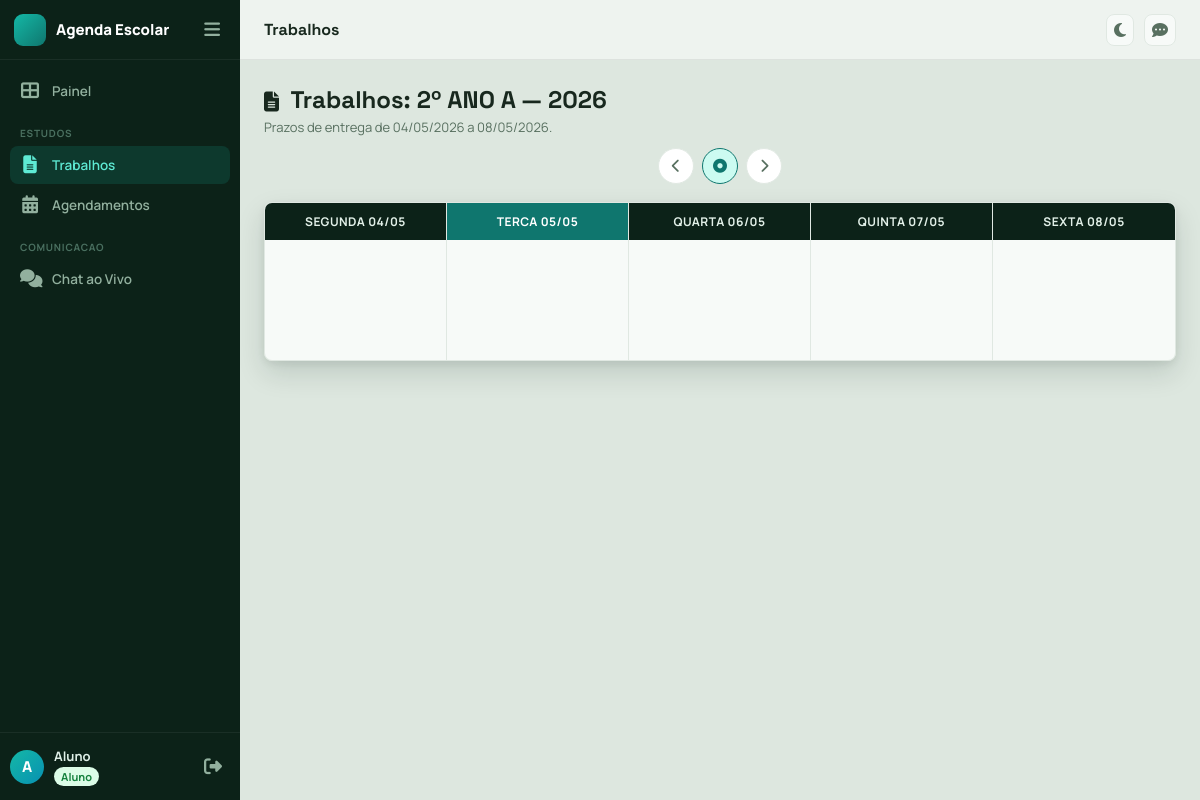
The page /aluno/trabalhos (signed in) on the database as committed earlier.
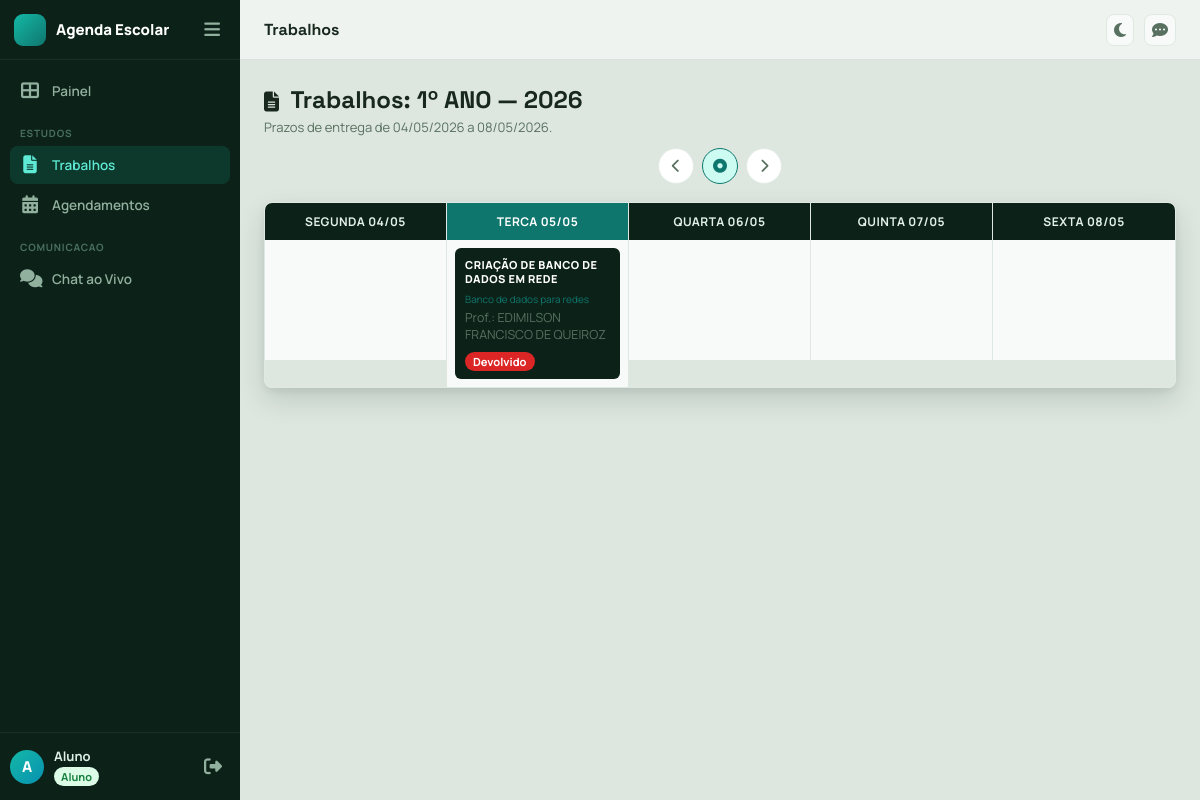
The same page on the database as committed later.
### app/models.py (models this page shows, shortened)
class TimestampMixin:
    created_at = db.Column(db.DateTime, default=datetime.utcnow, nullable=False)
    updated_at = db.Column(db.DateTime, default=datetime.utcnow, onupdate=datetime.utcnow, nullable=False)

class Classroom(TimestampMixin, db.Model):
    __tablename__ = "classrooms"
    id = db.Column(db.Integer, primary_key=True)
    name = db.Column(db.String(50), nullable=False)
    number = db.Column(db.String(20), nullable=True)
    school_year = db.Column(db.Integer, nullable=False)
    students = db.relationship("User", back_populates="classroom", lazy=True)
    assignments = db.relationship("Assignment", back_populates="classroom", lazy=True)

class Assignment(TimestampMixin, db.Model):
    __tablename__ = "assignments"
    id = db.Column(db.Integer, primary_key=True)
    title = db.Column(db.String(150), nullable=False)
    subject = db.Column(db.String(100), nullable=True)          # disciplina
    description = db.Column(db.Text, nullable=False)
    due_date = db.Column(db.Date, nullable=False)
    attachment_path = db.Column(db.String(255), nullable=True)  # PDF anexado pelo professor
    is_finished = db.Column(db.Boolean, nullable=False, default=False)
    work_type = db.Column(db.String(20), nullable=False, default="individual")  # individual | group
    teacher_id = db.Column(db.Integer, db.ForeignKey("users.id"), nullable=False)
    classroom_id = db.Column(db.Integer, db.ForeignKey("classrooms.id"), nullable=False)
    teacher = db.relationship("User", back_populates="assignments_created")
    classroom = db.relationship("Classroom", back_populates="assignments")
    submissions = db.relationship("Submission", back_populates="assignment", lazy=True, cascade="all, delete-orphan")
    attachments = db.relationship("AssignmentAttachment", back_populates="assignment", lazy=True, cascade="all, delete-orphan")
    groups = db.relationship("AssignmentGroup", back_populates="assignment", lazy=True, cascade="all, delete-orphan")

class User(TimestampMixin, UserMixin, db.Model):
    __tablename__ = "users"
    id = db.Column(db.Integer, primary_key=True)
    full_name = db.Column(db.String(120), nullable=False)
    email = db.Column(db.String(120), unique=True, nullable=False, index=True)
    password_hash = db.Column(db.String(255), nullable=False)
    role = db.Column(db.String(20), nullable=False, index=True)
    is_active_user = db.Column(db.Boolean, default=True, nullable=False)
    is_approved = db.Column(db.Boolean, default=True, nullable=False)  # Para alunos auto-registrados
    can_chat = db.Column(db.Boolean, default=True, nullable=False)
    avatar = db.Column(db.String(255), nullable=True)
    crp_number = db.Column(db.String(30), nullable=True)
    phone = db.Column(db.String(20), nullable=False, default="")
    classroom_id = db.Column(db.Integer, db.ForeignKey("classrooms.id"), nullable=True)
    classroom = db.relationship("Classroom", back_populates="students")
    teaching_classrooms = db.relationship(
        "Classroom",
        secondary=teacher_classrooms,
        lazy=True,
        backref="teachers"
    )
    assignments_created = db.relationship("Assignment", back_populates="teacher", lazy=True)
    availabilities = db.relationship(
        "PsychologistAvailability",
        back_populates="psychologist",
        lazy=True,
        cascade="all, delete-orphan",
    )

### app/core/routes.py (the view)
@core_bp.get("/aluno/trabalhos")
@login_required
@roles_required("aluno")
def student_assignments():
    assignments = []
    assignment_statuses = {}
    now = datetime.utcnow()
    today = now.date()
    week_offset = request.args.get("week", 0, type=int)
    base_monday = today - timedelta(days=today.weekday())
    week_start = base_monday + timedelta(weeks=week_offset)
    week_days = [week_start + timedelta(days=i) for i in range(5)]
    week_end = week_days[-1]
    assignments_by_day = defaultdict(list)
    if current_user.classroom_id:
        all_assignments = (
            Assignment.query
            .options(joinedload(Assignment.teacher))
            .filter_by(classroom_id=current_user.classroom_id, is_finished=False)
            .order_by(Assignment.due_date.asc(), Assignment.created_at.desc())
            .all()
        )
        assignments = all_assignments
        assignment_ids = [item.id for item in assignments]
        direct_rows = []
        group_rows = []
        if assignment_ids:
            direct_rows = (
                db.session.query(Submission.assignment_id, Submission.status)
                .join(Assignment, Submission.assignment_id == Assignment.id)
                .filter(
                    Submission.student_id == current_user.id,
                    Assignment.classroom_id == current_user.classroom_id,
                    Assignment.id.in_(assignment_ids),
                )
                .all()
            )
            group_rows = (
                db.session.query(Submission.assignment_id, Submission.status)
                .join(SubmissionGroupMember, SubmissionGroupMember.submission_id == Submission.id)
                .join(Assignment, Submission.assignment_id == Assignment.id)
                .filter(
                    SubmissionGroupMember.student_id == current_user.id,
                    Assignment.classroom_id == current_user.classroom_id,
                    Assignment.id.in_(assignment_ids),
                )
                .all()
            )
        for assignment_id, status in [*direct_rows, *group_rows]:
            current = assignment_statuses.get(assignment_id)
            if current == "devolvido":
                continue
            if status == "devolvido" or current is None:
                assignment_statuses[assignment_id] = status
        for a in all_assignments:
            assignments_by_day[a.due_date].append(a)
    return render_template(
        "student/assignments.html",
        assignments=assignments,
        assignment_statuses=assignment_statuses,
        assignments_by_day=assignments_by_day,
        week_offset=week_offset,
        week_start=week_start,
        week_end=week_end,
        week_days=week_days,
        today=today,
        student_classroom=current_user.classroom if current_user.classroom_id else None,
    )

### app/__init__.py (called while the page is built)
@login_manager.user_loader
def load_user(user_id):
    return db.session.get(User, int(user_id))

### app/security.py (called while the page is built)
def roles_required(*roles):
    def decorator(view_func):
        @wraps(view_func)
        def wrapped(*args, **kwargs):
            if not current_user.is_authenticated:
                abort(401)
            if current_user.role not in roles:
                abort(403)
            return view_func(*args, **kwargs)
        return wrapped
    return decorator

### app/templates/student/assignments.html (shortened to what this page needs)
{% extends "base.html" %}
{% block page_title %}Trabalhos{% endblock %}
{% block content %}
<div class="reveal panel-full" style="margin-bottom:24px;">
  <div class="page-header" style="margin-bottom:12px">
    <div>
      <h2>
        <i class="fa-solid fa-file-lines" style="vertical-align:middle;margin-right:6px;font-size:20px;"></i>
        Trabalhos{% if student_classroom %}: <strong>{{ student_classroom.name }} — {{ student_classroom.school_year }}</strong>{% endif %}
      </h2>
      <p>Prazos de entrega de {{ week_start.strftime('%d/%m/%Y') }} a {{ week_end.strftime('%d/%m/%Y') }}.</p>
    </div>
  </div>
  <div style="display:flex;justify-content:center;align-items:center;gap:8px;margin-bottom:18px">
    <a class="wcal-nav-icon-btn" href="{{ url_for('core.student_assignments', week=week_offset-1) }}" title="Semana anterior">
      <i class="fa-solid fa-chevron-left"></i>
    </a>
    <a class="wcal-nav-icon-btn {% if week_offset == 0 %}wcal-nav-icon-btn--active{% endif %}" href="{{ url_for('core.student_assignments', week=0) }}" title="Semana atual">
      <i class="fa-solid fa-circle-dot"></i>
    </a>
    <a class="wcal-nav-icon-btn" href="{{ url_for('core.student_assignments', week=week_offset+1) }}" title="Proxima semana">
      <i class="fa-solid fa-chevron-right"></i>
    </a>
  </div>
  <div class="week-calendar">
    {% set day_names = ['Segunda', 'Terca', 'Quarta', 'Quinta', 'Sexta'] %}
    {% for day in week_days %}
    {% set is_today = (day == today) %}
    {% set day_items = assignments_by_day.get(day, []) %}
    <div class="week-col{% if is_today %} week-col--today{% endif %}">
      <div class="week-col-header">
        <span class="week-col-dayname">{{ day_names[loop.index0] }} {{ day.strftime('%d/%m') }}</span>
      </div>
      <div class="week-col-body">
        {% if day_items %}
          {% for item in day_items %}
          {% set submission_status = assignment_statuses.get(item.id) %}
          {% set approved = submission_status == 'aprovado' %}
          {% set submitted = submission_status == 'pendente' %}
          {% set returned = submission_status == 'devolvido' %}
          {% set overdue = item.due_date < today and not submitted and not approved and not returned %}
          <a href="{{ url_for('core.student_view_assignment', assignment_id=item.id) }}" class="wcal-card wcal-card--link">
            <div class="wcal-card-title">{{ item.title }}</div>
            {% if item.subject %}<div class="wcal-card-subject" style="color:var(--primary)">{{ item.subject }}</div>{% endif %}
            <div class="wcal-card-subject" style="font-size:.78rem;color:var(--text-muted)">Prof.: {{ item.teacher.full_name }}</div>
            {% if returned %}
            <span class="item-card-badge" style="background:var(--danger);color:#fff;font-size:.7rem">Devolvido</span>
            {% elif approved %}
            <span class="item-card-badge" style="background:var(--success);color:#fff;font-size:.7rem">Aprovado</span>
            {% elif submitted %}
            <span class="item-card-badge badge-confirmado" style="font-size:.7rem">Entregue</span>
            {% elif overdue %}
            <span class="item-card-badge badge-cancelado" style="font-size:.7rem">Atrasado</span>
            {% else %}
            <span class="item-card-badge badge-pendente" style="font-size:.7rem">Pendente</span>
            {% endif %}
          </a>
          {% endfor %}
        {% else %}
          <div class="wcal-empty"></div>
        {% endif %}
      </div>
    </div>
    {% endfor %}
  </div>
</div>
{% endblock %}

Rows that differ between the two databases and show on the page:
changed Classroom: name "2º ANO A" → "1º ANO"
now on this page (row edited): Assignment: title "CRIAÇÃO DE BANCO DE DADOS EM REDE", subject "Banco de dados para redes", teacher.full_name "EDIMILSON FRANCISCO DE QUEIROZ"
